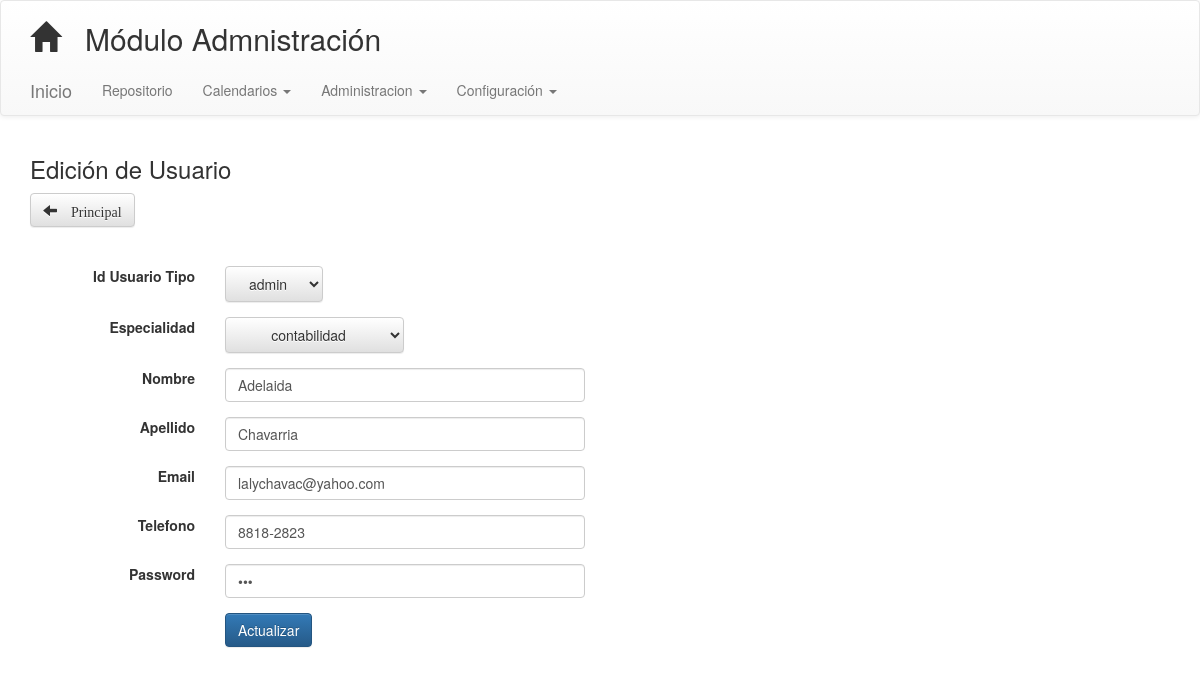
The page /c_usuarios/edit/5 on the database its author committed.
### tables this page shows
CREATE TABLE `usuarios` (
  `id_usuario` int(11) NOT NULL AUTO_INCREMENT,
  `id_usuario_tipo` int(11) NOT NULL,
  `id_especialidad` int(11) NOT NULL,
  `nombre` varchar(50) NOT NULL,
  `apellido` varchar(50) NOT NULL,
  `email` varchar(50) NOT NULL,
  `telefono` varchar(9) NOT NULL,
  `password` varchar(15) NOT NULL,
  PRIMARY KEY (`id_usuario`),
  KEY `id_usuario_tipo` (`id_usuario_tipo`),
  KEY `id_especialidad` (`id_especialidad`),
  CONSTRAINT `usuarios_ibfk_1` FOREIGN KEY (`id_usuario_tipo`) REFERENCES `usuarios_tipo` (`id_usuario_tipo`),
  CONSTRAINT `usuarios_ibfk_2` FOREIGN KEY (`id_especialidad`) REFERENCES `especialidad` (`id_especialidad`)
);

### application/controllers/C_usuarios.php (called while the page is built, shortened)
<?php
class C_usuarios extends CI_Controller {
	public function __construct()
	{
	    $this->load->model('m_usuarios','m');
	    $this->load->model('m_especialidad', 'e');
	    $this->load->model('m_usuarios_tipo', 'ut');
	}
	public function edit($id){
		$data['usuario'] = $this->m->usuariobyid($id);
		$data['especialidades'] = $this->e->listar_especialidad();
		$data['usuarios_tipo'] = $this->ut->listar_usuarios_tipo();
		$this->load->view('layout/header');
		$this->load->helper('form');
		$this->load->view('V-edit_usuarios', $data);
		$this->load->view('layout/footer');
	}
}

### index.php (called while the page is built, shortened)
<?php
require_once BASEPATH.'core/CodeIgniter.php';

### application/models/M_usuarios_tipo.php (called while the page is built, shortened)
<?php
class M_usuarios_tipo extends CI_Model {
	public function listar_usuarios_tipo(){
		$query = $this->db->query('select * from usuarios_tipo');
		if($query->num_rows() > 0){
			return $query->result();
		}else{
			return false;
		}
	}
}

### application/models/M_usuarios.php (called while the page is built, shortened)
<?php
class M_usuarios extends CI_Model {
	public function usuariobyid($id){
		$this->db->where('id_usuario', $id);
		$query = $this->db->get('usuarios');
		if ($query->num_rows() > 0){
			return $query->row();
		}else{
			return false;
		}
	}
}

### application/models/M_especialidad.php (called while the page is built, shortened)
<?php
class M_especialidad extends CI_Model {
	public function listar_especialidad(){
		$query = $this->db->query('select * from especialidad');
		if($query->num_rows() > 0){
			return $query->result();
		}else{
			return false;
		}
	}
}

### application/views/V-edit_usuarios.php (the view, shortened to what this page needs)
<?php
	if($usuarios_tipo){
		$usuario_tipo_dropdown = array();
		foreach ($usuarios_tipo as $usuario_tipo){
			$usuario_tipo_dropdown = $usuario_tipo_dropdown +
			array($usuario_tipo->id_usuario_tipo => $usuario_tipo->rol);
		}
	}
?>
<?php
	if($especialidades){
		$especialidad_dropdown = array();
		foreach ($especialidades as $especialidad){
			$especialidad_dropdown = $especialidad_dropdown +
			array($especialidad->id_especialidad => $especialidad->nombre);
		}
	}
?>
<h3>Edición de Usuario</h3>
<a href="<?php echo base_url('c_usuarios/'); ?>" class="glyphicon glyphicon-arrow-left btn btn-default"> Principal </a>
<br><br><br>
<form action="<?php echo base_url('c_usuarios/update') ?>" method="post" class="form-horizontal">
	<div class="form-group">
	 <label for="title" class="col-md-2 text-right"> Id Usuario Tipo </label>
		 <div class="col-md-4">
			<?php
		 	$id_usuario_tipo_selected = $usuario->id_usuario_tipo;
		 	echo form_dropdown('txt_id_usuario_tipo', $usuario_tipo_dropdown, $id_usuario_tipo_selected, 'class="btn btn-default dropdown-toggle"');
			?>
		 </div>
	</div>
	<div class="form-group">
	 <label for="title" class="col-md-2 text-right"> Especialidad </label>
		 <div class="col-md-4">
		 	<?php
			 	$id_especialidad_selected = $usuario->id_especialidad;
			 	echo form_dropdown('txt_id_especialidad', $especialidad_dropdown, $id_especialidad_selected, 'class="btn btn-default dropdown-toggle"');
			?>
		 </div>
	</div>
	<div class="form-group">
	 <label for="title" class="col-md-2 text-right"> Nombre </label>
		 <div class="col-md-4">
		 	<input type="text" value="<?php echo $usuario->nombre; ?>" name="txt_nombre" class="form-control" required>
		 </div>
	</div>
	<div class="form-group">
	 <label for="title" class="col-md-2 text-right"> Apellido </label>
		 <div class="col-md-4">
		 	<input type="text" value="<?php echo $usuario->apellido; ?>" name="txt_apellido" class="form-control" required>
		 </div>
	</div>
	<div class="form-group">
	 <label for="title" class="col-md-2 text-right"> Email </label>
		 <div class="col-md-4">
		 	<input type="email" value="<?php echo $usuario->email; ?>" name="txt_email" class="form-control" required>
		 </div>
	</div>
	<div class="form-group">
	 <label for="title" class="col-md-2 text-right"> Telefono </label>
		 <div class="col-md-4">
		 	<input type="tel" value="<?php echo $usuario->telefono; ?>" name="txt_telefono" class="form-control" required>
		 </div>
	</div>
	<div class="form-group">
	 <label for="title" class="col-md-2 text-right"> Password </label>
		 <div class="col-md-4">
		 	<input type="password" value="<?php echo $usuario->password; ?>" name="txt_password" class="form-control" required>
		 </div>
	</div>
	<div class="form-group">
	 <label for="title" class="col-md-2 text-right"> </label>
		 <div class="col-md-4">
		 	<input type="submit" name="btn_Update" class="btn btn-primary" value="Actualizar">
		 </div>
	</div>
</form>

### rows shown on the page
usuarios: txt_nombre "Adelaida", txt_apellido "Chavarria", txt_email "lalychavac@yahoo.com", txt_telefono "8818-2823"
